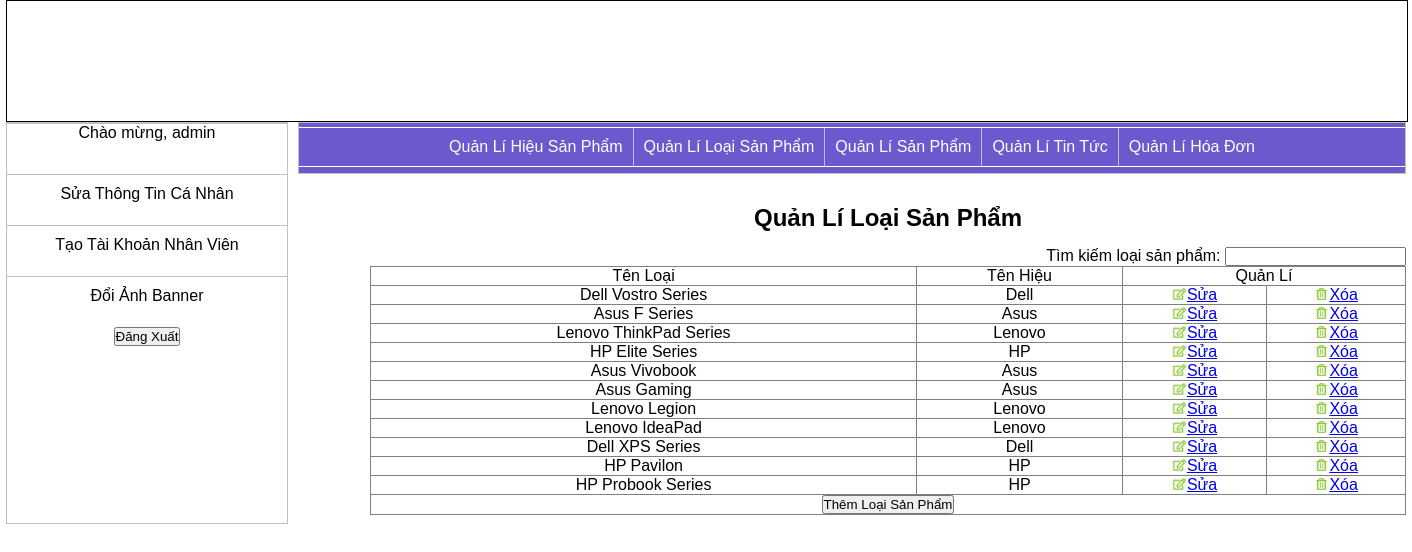
Screenshot of /admincp/index.php?manage=loai_san_pham&action=xem_tat_ca (signed in) with the database file from the repository.
### tables this page shows
CREATE TABLE `quanliloaisanpham` (
  `id_loai` int(11) NOT NULL,
  `ten_loai` varchar(50) NOT NULL,
  `id_hieu` int(11) NOT NULL
);

CREATE TABLE `quanlihieusanpham` (
  `id_hieu` int(11) NOT NULL,
  `ten_hieu` varchar(50) NOT NULL
);

### admincp/modules/quanliloaisanpham/view.php (the view)
<h2>Quản Lí Loại Sản Phẩm</h2>
<form action="?manage=loai_san_pham&action=tim_kiem" method="post" style="float: right;">
    Tìm kiếm loại sản phẩm:
    <input type="search" name="tim_kiem" id="tim_kiem">
</form>
<table border="1px" style="border-collapse:collapse;" class="quan-li-xem-sua">
    <tr>
        <td>Tên Loại</td>
        <td>Tên Hiệu</td>
        <td colspan="2">Quản Lí</td>
    </tr>
    <?php
    $sql = "select id_loai, ten_loai, ten_hieu from quanliloaisanpham join quanlihieusanpham on quanlihieusanpham.id_hieu = quanliloaisanpham.id_hieu";
    $rs = mysqli_query($conn, $sql);
    while ($each = mysqli_fetch_assoc($rs)) {
    ?>
        <tr>
            <td><?php echo $each['ten_loai']; ?></td>
            <td><?php echo $each['ten_hieu']?></td>
            <td>
                <a href="index.php?manage=loai_san_pham&action=sua&ma_loai=<?php echo $each['id_loai']; ?>"><img src="../images/edit.png" alt="" width="15px">Sửa</a>
            </td>
            <td>
                <a href="index.php?manage=loai_san_pham&action=xoa_loai&ma_loai=<?php echo $each['id_loai']; ?>" onclick="confirm('Bạn có muốn xóa trường hợp này không?')"><img src="../images/delete.png" alt="" width="15px">Xóa</a>
            </td>
        </tr>
    <?php } ?>
    <tr>
        <td colspan="5">
            <a href="index.php?manage=loai_san_pham&action=them_loai"><button>Thêm Loại Sản Phẩm</button></a>
        </td>
    </tr>
</table>

### admincp/style/style.css (style rules this page uses)
* { margin: 0; padding: 0; }
body { margin: auto; width: 1400px; font-family: Arial, san-serif; display: flexbox; }
h2 { padding-bottom: 15px; }
table.quan-li-xem-sua { margin: auto; width: 100%; }

### rows the page displays
quanliloaisanpham: ten_loai "Dell Vostro Series", id_hieu.ten_hieu "Dell"
quanliloaisanpham: ten_loai "Asus F Series", id_hieu.ten_hieu "Asus"
quanliloaisanpham: ten_loai "Lenovo ThinkPad Series", id_hieu.ten_hieu "Lenovo"
quanliloaisanpham: ten_loai "HP Elite Series", id_hieu.ten_hieu "HP"
quanliloaisanpham: ten_loai "Asus Vivobook", id_hieu.ten_hieu "Asus"
quanliloaisanpham: ten_loai "Asus Gaming", id_hieu.ten_hieu "Asus"
quanliloaisanpham: ten_loai "Lenovo Legion", id_hieu.ten_hieu "Lenovo"
quanliloaisanpham: ten_loai "Lenovo IdeaPad", id_hieu.ten_hieu "Lenovo"
quanliloaisanpham: ten_loai "Dell XPS Series", id_hieu.ten_hieu "Dell"
quanliloaisanpham: ten_loai "HP Pavilon", id_hieu.ten_hieu "HP"
quanliloaisanpham: ten_loai "HP Probook Series", id_hieu.ten_hieu "HP"

### other values shown
$_SESSION['dang-nhap'] "admin"
